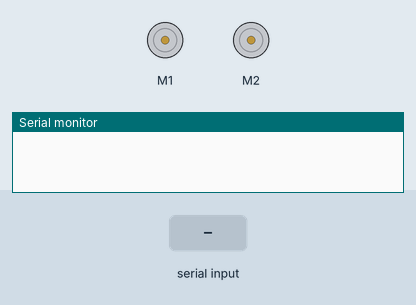
Recording of a sketch running on a simulated Arduino Uno, built with avr-gcc and run on an emulated ATmega328P. Parts: 2 × DC motor (green arrow = forward, orange = backward, longer = faster), the last lines printed to the serial monitor. Inputs (shaded band) come from the test bench.

Above: at 1.2 s.
1.3 s: "d" received over Serial
At 2.2 s:
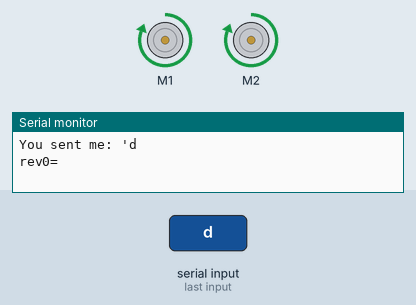
2.8 s: "u" received over Serial
At 4.2 s:
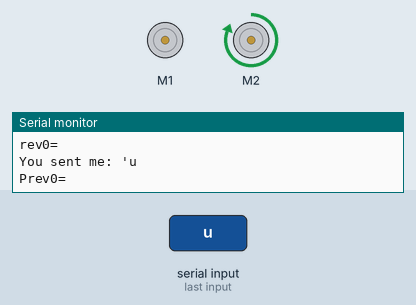
Timing chart, 0 to 5.8 s (numbered marks = the images above; inputs shaded):
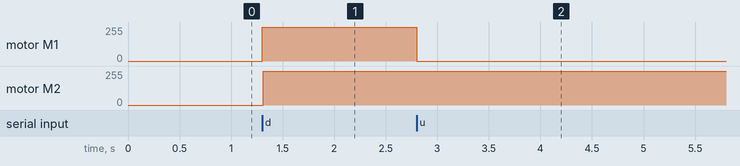

Measured:
- after the input at 1.3 s, motor M1, motor M2: stopped → forward 255/255 at once
- after the input at 2.8 s, motor M1: forward 255/255 → stopped at once

The sketch:

firmware_test.ino
```cpp
/*
Currently being simulated with a keyboard
Set the PrevSensor initial state
Change readSensor(int sensor) and take out Serial.read()
*/

#include <Wire.h>
#include <Adafruit_MotorShield.h>
#include "utility/Adafruit_MS_PWMServoDriver.h"


Adafruit_MotorShield AFMS = Adafruit_MotorShield();
Adafruit_DCMotor *myMotor1 = AFMS.getMotor(1);// port M1
Adafruit_DCMotor *myMotor2 = AFMS.getMotor(2);// port M2
int motorSpeed[] = {255, 150};
int motorDirection[] = {FORWARD, FORWARD};
boolean  Motor1Boolean ;
boolean Motor2Boolean ;
int Sensor0 ; // Sensor0 connected to this digital pin number
int Sensor1 ; // Sensor1 connected to this digital pin number
int Sensor2 ; // Sensor1 connected to this digital pin number
int PrevSensor0, PrevSensor1, PrevSensor2;
char inChar;


void setup() {
  // initialize things
  Motor1Boolean = false;
  Motor2Boolean = false;

  // set SENSOR pins as digital in
  Sensor0 = 10; // Sensor0 connected to this digital pin number
  Sensor1 = 11; // Sensor1 connected to this digital pin number
  Sensor2 = 12; // Sensor1 connected to this digital pin number
  pinMode(Sensor0, INPUT); // Define Sensor0 as a digital in pin
  pinMode(Sensor1, INPUT); // Define Sensor2 as a digital in pin
  pinMode(Sensor2, INPUT); // Define Sensor2 as a digital in pin

  // set MOTOR control pins as digital out
  //  int Motor1 = 8; // Sensor0 connected to this digital pin number
  //  int Motor2 = 9; // Sensor1 connected to this digital pin number
  //  pinMode(Motor1, INPUT); // Define Sensor0 as a digital in pin
  //  pinMode(Motor2, INPUT); // Define Sensor2 as a digital in pin

  // pinMode(13, OUTPUT);

  Serial.begin(9600);
  //Keyboard.begin();

  //initial motor speed
  initializeShield();
  PrevSensor0 = HIGH;//readSensor(Sensor0);
  PrevSensor1 = LOW;//ureadSensor(Sensor1);
  PrevSensor2 = readSensor(Sensor2);


}

// the loop function runs over and over again forever
void loop() {
  if (Serial.available() > 0) {
	inChar = Serial.read();
	Serial.print("You sent me: \'");
	Serial.write(inChar);
	Serial.println("");
	Serial.println("Prev0="+ PrevSensor0);// + " Prev1="+PrevSensor0+" prev2="+PrevSensor2);

  }


  if (PrevSensor0 == HIGH && readSensor(Sensor0) == LOW) // if hole
  {

	PrevSensor0 = readSensor(Sensor0);
	Motor1Boolean = true;
	Motor2Boolean = true;

	moveMotor(myMotor1, FORWARD); // move Motor1
	moveMotor(myMotor2, FORWARD); // move Motor2
	delay(10);
  }

  if ( Motor1Boolean == true)
  {
	if (PrevSensor1 == LOW && readSensor(Sensor1) == HIGH) // if hole
	{
  	Motor1Boolean = false;
  	stopMotor(myMotor1); // stop Motor1
	}
  }

  if ( Motor2Boolean == true)
  {
	if (PrevSensor2 == LOW && readSensor(Sensor2) == HIGH) // if hole
	{
  	Motor2Boolean = false;
  	stopMotor(myMotor2); // stop Motor2
	}
  }
}
int readSensor(int sensor) {
  int highOrLow;
  switch (inChar) {
	case 'u':
  	// move mouse up
  	highOrLow = HIGH;
  	break;
	case 'd':
  	// move mouse down
  	highOrLow = LOW;
  	break;
  }
  return highOrLow;
  //return digitalRead(sensor);

}
void moveMotor(Adafruit_DCMotor *myMotor, int directionFB, uint8_t speed) {
  myMotor->setSpeed(speed);
  myMotor->run(directionFB);
  delay(10);
}

void moveMotor(Adafruit_DCMotor *myMotor, int directionFB) {
  moveMotor(myMotor, directionFB, motorSpeed[0]); // this needs to be assigned to the correct motor
}

void stopMotor(Adafruit_DCMotor *myMotor) {
  myMotor->run(RELEASE);
  delay(1000);
}

void initializeShield() {
  AFMS.begin();  // create with the default frequency 1.6KHz
  //AFMS.begin(1000);  // OR with a different frequency, say 1KHz

  // Set the speed to start, from 0 (off) to 255 (max speed)
  myMotor1->setSpeed(motorSpeed[0]);
  myMotor2->setSpeed(motorSpeed[1]);

  //myMotor->run(FORWARD);
  // turn on motor
  //myMotor->run(RELEASE);
}
void initializeMotor() {

}
```
